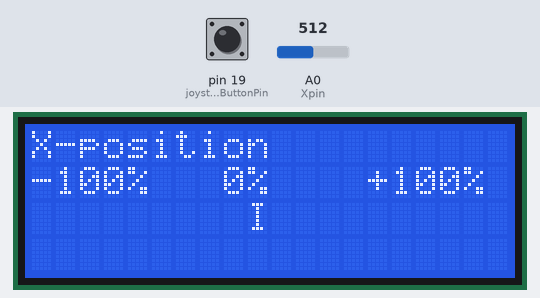
Bench run of a sketch on a simulated Arduino Mega 2560, built with avr-gcc and run on an emulated ATmega2560. Parts: 20×4 character LCD. Inputs (shaded band) come from the test bench; at power-on: pin 19 (joystickButtonPin) HIGH, A0 (Xpin) = 512.

Above: at 1.2 s.
1.3 s: pin 19 (joystickButtonPin) pulled LOW for 0.35 s
At 1.75 s:
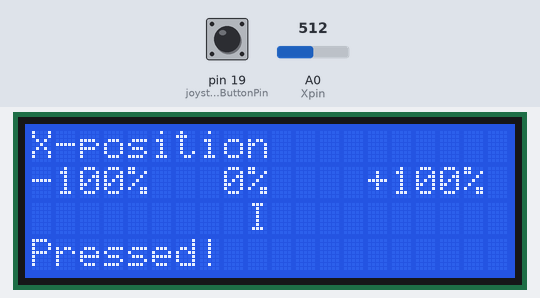
3.4 s: A0 (Xpin) set to 716
At 4.4 s:
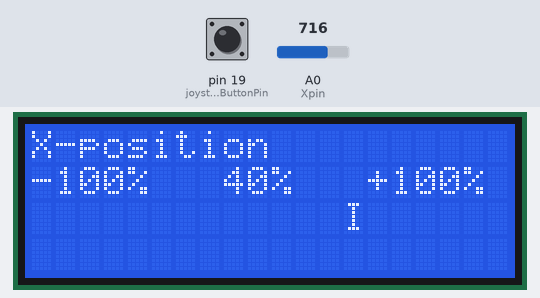
4.9 s: A0 (Xpin) set to 1023
At 5.5 s:
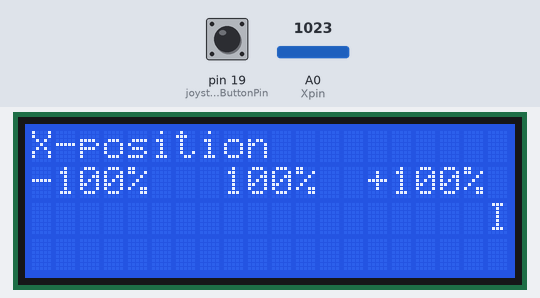
7.9 s: pin 19 (joystickButtonPin) pulled LOW for 1 s
At 8.19 s:
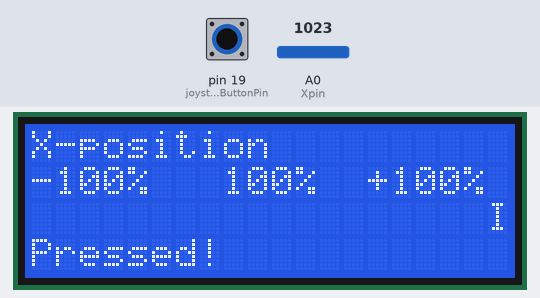
10.4 s: A0 (Xpin) set to 900
At 11.6 s:
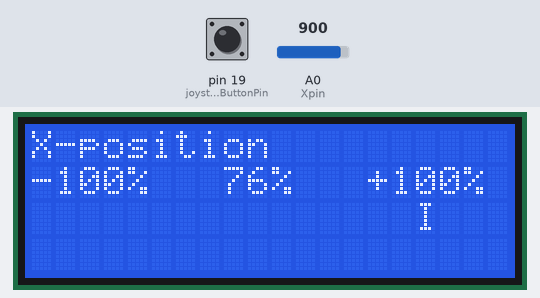
Timing chart, 0 to 12.9 s (numbered marks = the images above; inputs shaded):
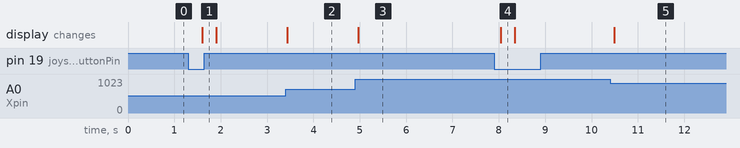

Measured:
- after the input at 1.3 s, the display: changes after 0.30 s (image 1)
- after the input at 3.4 s, the display: changes at once (image 2)
- after the input at 4.9 s, the display: changes after 0.07 s (image 3)
- after the input at 7.9 s, the display: changes after 0.14 s (image 4)
- after the input at 10.4 s, the display: changes after 0.09 s (image 5)

The sketch:

joystick.ino
```cpp
#include <LiquidCrystal.h>
const int Xpin = A0, Ypin = A1;
int joystickButtonPin = 19;
volatile boolean buttonPressed = false;
LiquidCrystal lcd(37, 36, 35, 34, 33, 32);

void setup() {
  lcd.begin(20, 4);
  pinMode(Xpin, INPUT);
  pinMode(joystickButtonPin, INPUT_PULLUP);
  attachInterrupt(digitalPinToInterrupt(joystickButtonPin), buttonhPressedISR, FALLING);
}

void loop() {
  int Xval = analogRead(Xpin);
  int Xpercentage = round(((float)Xval - 512) / 511.0 * 100.0);
  int lcdPos = map(Xpercentage, -100, 100, 0, 19);

  lcd.clear();
  lcd.setCursor(0, 0);
  lcd.print("X-position");
  lcd.setCursor(0, 1);
  lcd.print("-100%");
  lcd.setCursor(8, 1);
  lcd.print(Xpercentage);
  lcd.print("%");
  lcd.setCursor(14, 1);
  lcd.print("+100%");


  lcd.setCursor(lcdPos, 2);
  lcd.print("I");

  if (buttonPressed) {
    lcd.setCursor(0, 3);
    lcd.print("Pressed!");
    buttonPressed = false;
  }

  delay(300);
}

void buttonhPressedISR() {
  buttonPressed = true;
}
```
